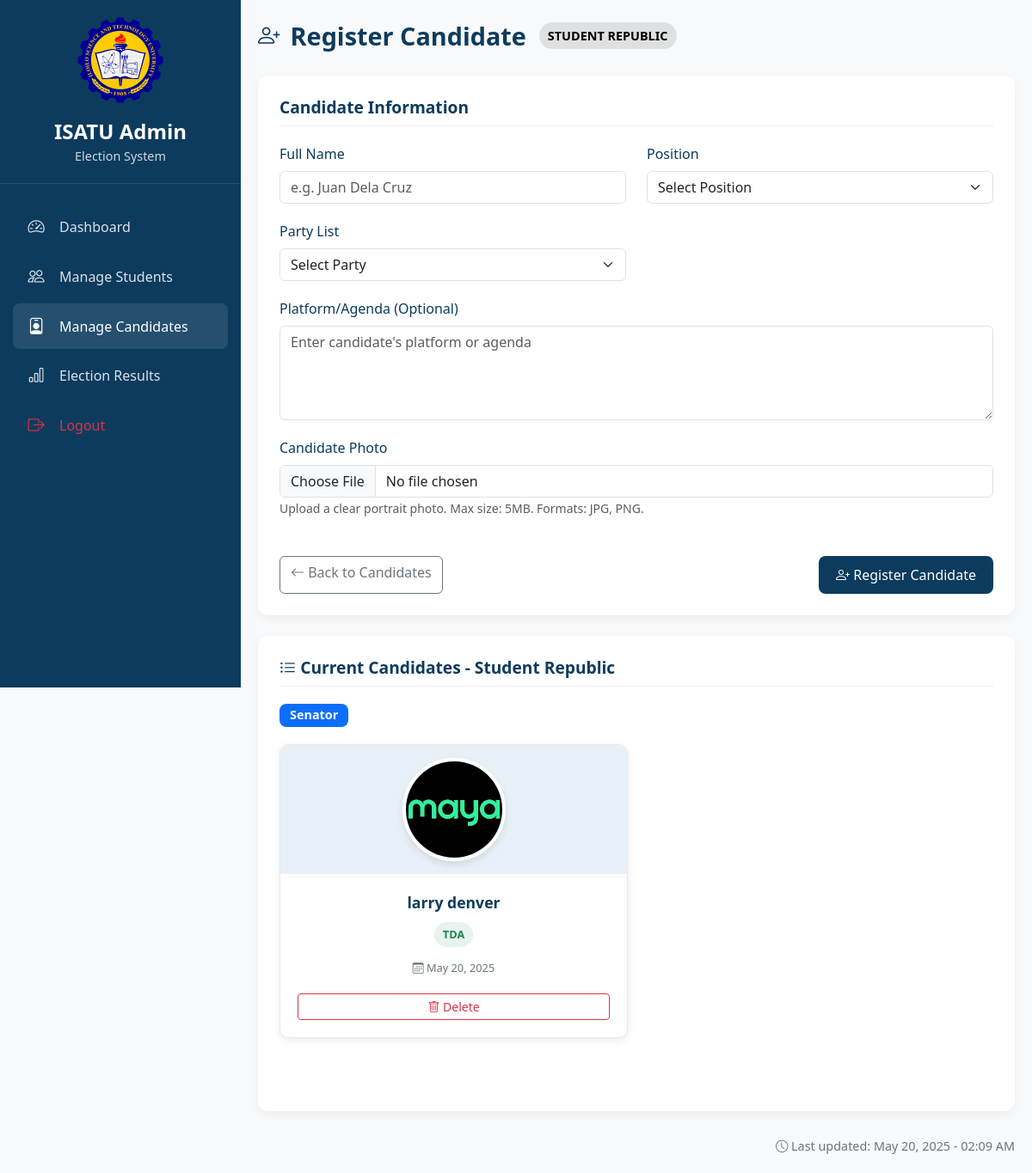
Screenshot of /admin/control/register_candidate.php?college=sr with the database file from the repository.
### tables this page shows
CREATE TABLE `candidates` (
  `id` int(11) NOT NULL,
  `student_id` int(11) DEFAULT NULL,
  `name` varchar(100) NOT NULL,
  `college_code` varchar(10) NOT NULL,
  `position` varchar(50) NOT NULL,
  `party` varchar(50) DEFAULT NULL,
  `position_id` int(11) NOT NULL,
  `party_id` int(11) DEFAULT NULL,
  `platform` text DEFAULT NULL,
  `photo_url` varchar(255) DEFAULT NULL,
  `created_at` datetime NOT NULL,
  `updated_at` datetime DEFAULT NULL
);

### admin/control/register_candidate.php (the view, shortened to what this page needs)
<?php
require_once "../../backend/connections/config.php";
$college_code = isset($_GET['college']) ? $_GET['college'] : '';
$college_names = [
    'sr' => 'Student Republic',
    'cas' => 'College of Arts and Sciences',
    'cea' => 'College of Engineering and Architecture',
    'coe' => 'College of Education',
    'cit' => 'College of Industrial Technology'
];
$position_names = [];
foreach ($positions[$college_code] as $pos) {
    $position_names[] = $pos['name'];
}
$position_ranks = [];
foreach ($positions as $college => $pos_list) {
    foreach ($pos_list as $pos) {
        $position_ranks[$pos['name']] = $pos['order'];
    }
}
$candidates_query = "SELECT c.id, c.name, c.position, c.party, c.photo_url, c.created_at, p.display_order
                    FROM candidates c
                    LEFT JOIN positions p ON c.position_id = p.id
                    WHERE c.college_code = ?
                    ORDER BY p.display_order, c.name";
$stmt = $conn->prepare($candidates_query);
$stmt->bind_param("s", $college_code);
$stmt->execute();
$candidates_result = $stmt->get_result();
$candidates_by_position = [];
while ($candidate = $candidates_result->fetch_assoc()) {
    if (!isset($candidates_by_position[$candidate['position']])) {
        $candidates_by_position[$candidate['position']] = [];
    }
    $candidates_by_position[$candidate['position']][] = $candidate;
}
uksort($candidates_by_position, function($a, $b) use ($position_ranks) {
    $rank_a = isset($position_ranks[$a]) ? $position_ranks[$a] : 999;
    $rank_b = isset($position_ranks[$b]) ? $position_ranks[$b] : 999;
    return $rank_a - $rank_b;
});
$current_datetime = date('F d, Y - h:i A');
?>
<!DOCTYPE html>
<html lang="en">
<head>
    <link href="https://cdn.jsdelivr.net/npm/bootstrap@5.3.0/dist/css/bootstrap.min.css" rel="stylesheet">
    <link rel="stylesheet" href="https://cdn.jsdelivr.net/npm/bootstrap-icons@1.10.0/font/bootstrap-icons.css">
</head>
<body>
    <div class="sidebar" id="sidebar">
        <div class="sidebar-header">
            <img src="../../assets/logo/ISAT-U-logo-2.png" alt="ISATU Logo" class="isatu-logo">
            <p class="logo-text">ISATU Admin</p>
            <p class="logo-subtext">Election System</p>
        </div>
        <div class="mt-4">
            <a href="../admin_dashboard.php" class="nav-link">
                <i class="bi bi-speedometer2"></i>
                <span>Dashboard</span>
            </a>
            <a href="../manage_students.php" class="nav-link">
                <i class="bi bi-people"></i>
                <span>Manage Students</span>
            </a>
            <a href="../manage_candidates.php" class="nav-link active">
                <i class="bi bi-person-badge"></i>
                <span>Manage Candidates</span>
            </a>
            <a href="../election_results.php" class="nav-link">
                <i class="bi bi-bar-chart"></i>
                <span>Election Results</span>
            </a>
            <a href="../register_candidate.php?logout=1" class="nav-link text-danger">
                <i class="bi bi-box-arrow-right"></i>
                <span>Logout</span>
            </a>
        </div>
    </div>
    <div class="main-content" id="mainContent">
        <div class="page-title">
            <i class="bi bi-person-plus"></i> Register Candidate
            <span class="college-badge <?php echo $college_code; ?>-badge">
                <?php echo $college_names[$college_code]; ?>
            </span>
        </div>
        <div class="form-card">
            <h5 class="form-subtitle">Candidate Information</h5>
            <form action="register_candidate.php?college=<?php echo $college_code; ?>" method="post" enctype="multipart/form-data">
                <div class="row">
                    <div class="col-md-6">
                        <div class="form-group">
                            <label for="name" class="form-label">Full Name</label>
                            <input type="text" class="form-control" id="name" name="name" placeholder="e.g. Juan Dela Cruz" required>
                        </div>
                    </div>
                    <div class="col-md-6">
                        <div class="form-group">
                            <label for="position" class="form-label">Position</label>
                            <select class="form-select" id="position" name="position" required>
                                <option value="">Select Position</option>
                            </select>
                        </div>
                    </div>
                    <div class="col-md-6">
                        <div class="form-group">
                            <label for="party" class="form-label">Party List</label>
                            <select class="form-select" id="party" name="party" required>
                                <option value="">Select Party</option>
                            </select>
                        </div>
                    </div>
                    <div class="col-md-12">
                        <div class="form-group">
                            <label for="platform" class="form-label">Platform/Agenda (Optional)</label>
                            <textarea class="form-control" id="platform" name="platform" rows="4" placeholder="Enter candidate's platform or agenda"></textarea>
                        </div>
                    </div>
                    <div class="col-md-12">
                        <div class="form-group">
                            <label for="photo" class="form-label">Candidate Photo</label>
                            <input type="file" class="form-control" id="photo" name="photo" accept="image/jpeg, image/png">
                            <small class="text-muted">Upload a clear portrait photo. Max size: 5MB. Formats: JPG, PNG.</small>
                        </div>
                    </div>
                </div>
                <div class="d-flex justify-content-between mt-4">
                    <a href="../manage_candidates.php" class="btn btn-outline-secondary">
                        <i class="bi bi-arrow-left"></i> Back to Candidates
                    </a>
                    <button type="submit" class="btn btn-isatu">
                        <i class="bi bi-person-plus"></i> Register Candidate
                    </button>
                </div>
            </form>
        </div>
        <div class="form-card mt-4">
            <h5 class="form-subtitle">
                <i class="bi bi-list-ul"></i> Current Candidates - <?php echo $college_names[$college_code]; ?>
            </h5>
            <?php if (empty($candidates_by_position)): ?>
                <div class="alert alert-info">
                    <i class="bi bi-info-circle"></i> No candidates registered for this college yet.
                </div>
            <?php else: ?>
                <?php foreach ($candidates_by_position as $position => $candidates): ?>
                    <div class="position-group">
                        <h6 class="position-title">
                            <span class="badge bg-primary position-badge"><?php echo $position; ?></span>
                        </h6>
                        <div class="candidates-row">
                            <?php foreach ($candidates as $candidate): ?>
                                <div class="candidate-wrapper">
                                    <div class="candidate-card">
                                        <div class="candidate-photo">
                                            <?php if (!empty($candidate['photo_url'])): ?>
                                                <img src="../../uploads/candidates/<?php echo $candidate['photo_url']; ?>"
                                                     alt="<?php echo htmlspecialchars($candidate['name']); ?>">
                                            <?php else: ?>
                                                <div class="placeholder-photo">
                                                    <?php echo strtoupper(substr($candidate['name'], 0, 1)); ?>
                                                </div>
                                            <?php endif; ?>
                                        </div>
                                        <div class="candidate-info">
                                            <div class="candidate-name"><?php echo htmlspecialchars($candidate['name']); ?></div>
                                            <div class="candidate-party">
                                                <?php
                                                $party_class = strtolower($candidate['party']) === 'tda' ? 'party-tda' :
                                                              (strtolower($candidate['party']) === 'iroles' ? 'party-iroles' : 'party-ind');
                                                ?>
                                                <span class="party-badge <?php echo $party_class; ?>">
                                                    <?php echo htmlspecialchars($candidate['party']); ?>
                                                </span>
                                            </div>
                                            <div class="candidate-date">
                                                <i class="bi bi-calendar3"></i>
                                                <?php echo date('M d, Y', strtotime($candidate['created_at'])); ?>
                                            </div>
                                        </div>
                                        <div class="candidate-actions">
                                            <button type="button" class="btn btn-sm btn-outline-danger"
                                                    onclick="confirmDelete(<?php echo $candidate['id']; ?>, '<?php echo htmlspecialchars(addslashes($candidate['name'])); ?>')">
                                                <i class="bi bi-trash"></i> Delete
                                            </button>
                                        </div>
                                    </div>
                                </div>
                            <?php endforeach; ?>
                        </div>
                    </div>
                <?php endforeach; ?>
            <?php endif; ?>
        </div>
        <div class="timestamp">
            <i class="bi bi-clock"></i> Last updated: <?php echo $current_datetime; ?>
        </div>
    </div>
</body>
</html>

### admin/control/register_candidate.php (style rules this page uses)
:root { --isatu-primary: #0c3b5d; --isatu-secondary: #f2c01d; --isatu-accent: #1a64a0; --isatu-light: #e8f1f8; --isatu-dark: #092c48; }
body { background-color: #f8f9fa; font-family: 'Segoe UI', Tahoma, Geneva, Verdana, sans-serif; min-height: 100vh; display: flex; }
.sidebar { background-color: var(--isatu-primary); width: 280px; min-height: 100vh; position: fixed; left: 0; top: 0; padding-top: 20px; color: white; z-index: 1000; transition: all 0.3s; }
.main-content { margin-left: 280px; width: calc(100% - 280px); transition: all 0.3s; padding: 20px; background-color: #f8f9fa; min-height: 100vh; }
.sidebar-header { padding: 0 20px 20px 20px; border-bottom: 1px solid rgba(255, 255, 255, 0.1); text-align: center; }
.isatu-logo { max-width: 100px; margin-bottom: 15px; }
.logo-text { font-size: 1.5rem; font-weight: 600; margin: 0; white-space: nowrap; }
.logo-subtext { font-size: 0.9rem; opacity: 0.8; margin: 0; white-space: nowrap; }
.nav-link { color: rgba(255, 255, 255, 0.85); border-radius: 8px; margin: 5px 15px; padding: 12px 15px; display: flex; align-items: center; transition: all 0.3s; }
.nav-link:hover, .nav-link.active { background-color: rgba(255, 255, 255, 0.1); color: white; }
.nav-link i { margin-right: 15px; font-size: 1.2rem; width: 24px; text-align: center; }
.nav-link span { white-space: nowrap; }
.page-title { font-size: 1.8rem; font-weight: 600; color: var(--isatu-primary); margin-bottom: 25px; display: flex; align-items: center; }
.page-title i { margin-right: 12px; font-size: 1.6rem; }
.college-badge { font-size: 0.9rem; padding: 5px 10px; border-radius: 20px; margin-left: 15px; text-transform: uppercase; font-weight: 600; }
.sr-badge { background-color: rgba(0, 0, 0, 0.1); color: #000000; }
.form-card { background-color: white; border-radius: 12px; padding: 25px; margin-bottom: 20px; box-shadow: 0 4px 12px rgba(0,0,0,0.05); }
.form-subtitle { font-size: 1.2rem; font-weight: 600; color: var(--isatu-primary); margin-bottom: 20px; padding-bottom: 10px; border-bottom: 1px solid #eee; }
.form-group { margin-bottom: 20px; }
.form-label { font-weight: 500; color: var(--isatu-primary); }
.btn-isatu { background-color: var(--isatu-primary); color: white; border: none; padding: 10px 20px; border-radius: 8px; font-weight: 500; transition: all 0.3s; }
.timestamp { font-size: 0.9rem; color: #6c757d; margin-top: 30px; text-align: right; }
.position-title { margin-bottom: 20px; }
.position-badge { font-size: 0.9rem; padding: 6px 12px; border-radius: 8px; }
.position-group { border-bottom: 1px solid #eee; padding-bottom: 30px; margin-bottom: 30px; }
.position-group:last-child { border-bottom: none; }
.candidates-row { display: flex; flex-wrap: wrap; margin: -10px; }
.candidate-wrapper { padding: 10px; width: 33.333%; }
@media (max-width: 1200px) { .candidate-wrapper { width: 50%; } }
.candidate-card { background-color: #fff; border-radius: 10px; box-shadow: 0 3px 10px rgba(0,0,0,0.08); transition: all 0.3s ease; overflow: hidden; height: 100%; display: flex; flex-direction: column; border: 1px solid #eaeaea; }
.candidate-photo { height: 150px; display: flex; align-items: center; justify-content: center; background-color: var(--isatu-light); position: relative; }
.candidate-photo img { width: 120px; height: 120px; object-fit: cover; border-radius: 50%; border: 4px solid white; box-shadow: 0 4px 8px rgba(0,0,0,0.1); }
.candidate-info { padding: 20px; text-align: center; flex-grow: 1; display: flex; flex-direction: column; }
.candidate-name { font-size: 1.1rem; font-weight: 600; color: var(--isatu-primary); margin-bottom: 10px; }
.candidate-party { margin-bottom: 15px; }
.candidate-date { font-size: 0.8rem; color: #6c757d; margin-top: auto; }
.candidate-actions { display: flex; justify-content: center; gap: 10px; padding: 0 20px 20px 20px; }
.candidate-actions .btn { flex: 1; }
.party-badge { display: inline-block; padding: 5px 10px; border-radius: 20px; font-size: 0.8rem; font-weight: 600; }
.party-tda { background-color: rgba(25, 135, 84, 0.1); color: #198754; }

### rows the page displays
candidates: photo_url (picture), name "larry denver", party "TDA", created_at "May 20, 2025"

### other values shown
$college_names[$college_code] "STUDENT REPUBLIC"
$college_names[$college_code] "Student Republic"
$position "Senator"
